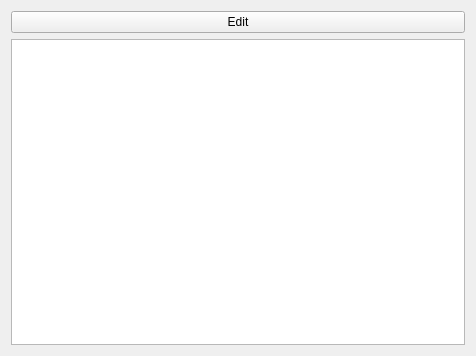
<?xml version="1.0" encoding="UTF-8"?>
<ui version="4.0">
 <class>Form</class>
 <widget class="QWidget" name="Form">
  <property name="geometry">
   <rect>
    <x>0</x>
    <y>0</y>
    <width>476</width>
    <height>356</height>
   </rect>
  </property>
  <property name="windowTitle">
   <string>Form</string>
  </property>
  <layout class="QVBoxLayout" name="verticalLayout">
   <item>
    <widget class="QPushButton" name="editButton">
     <property name="text">
      <string>Edit</string>
     </property>
    </widget>
   </item>
   <item>
    <widget class="QTableWidget" name="tableWidget">
     <property name="editTriggers">
      <set>QAbstractItemView::NoEditTriggers</set>
     </property>
    </widget>
   </item>
  </layout>
 </widget>
 <resources/>
 <connections/>
</ui>
